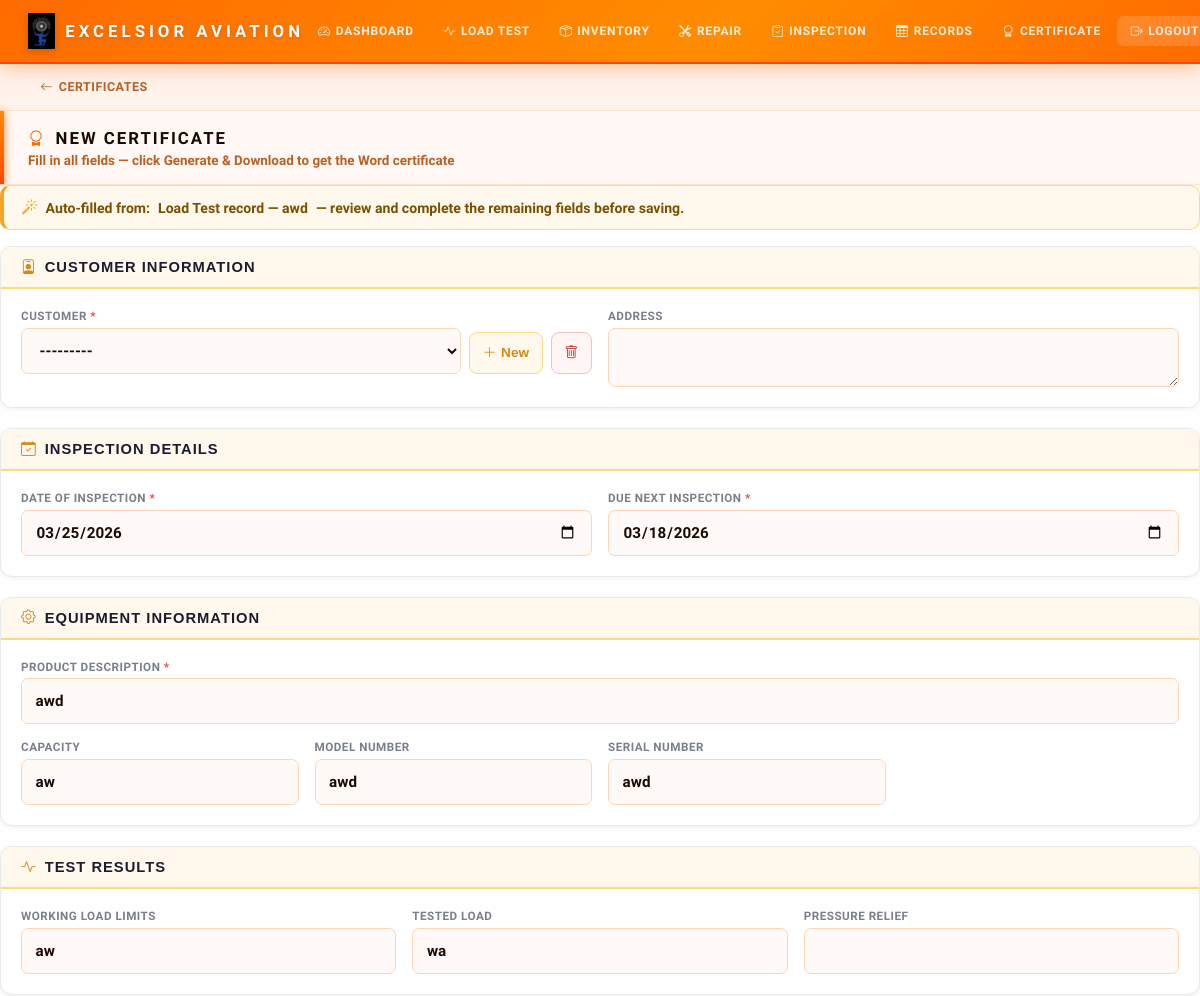
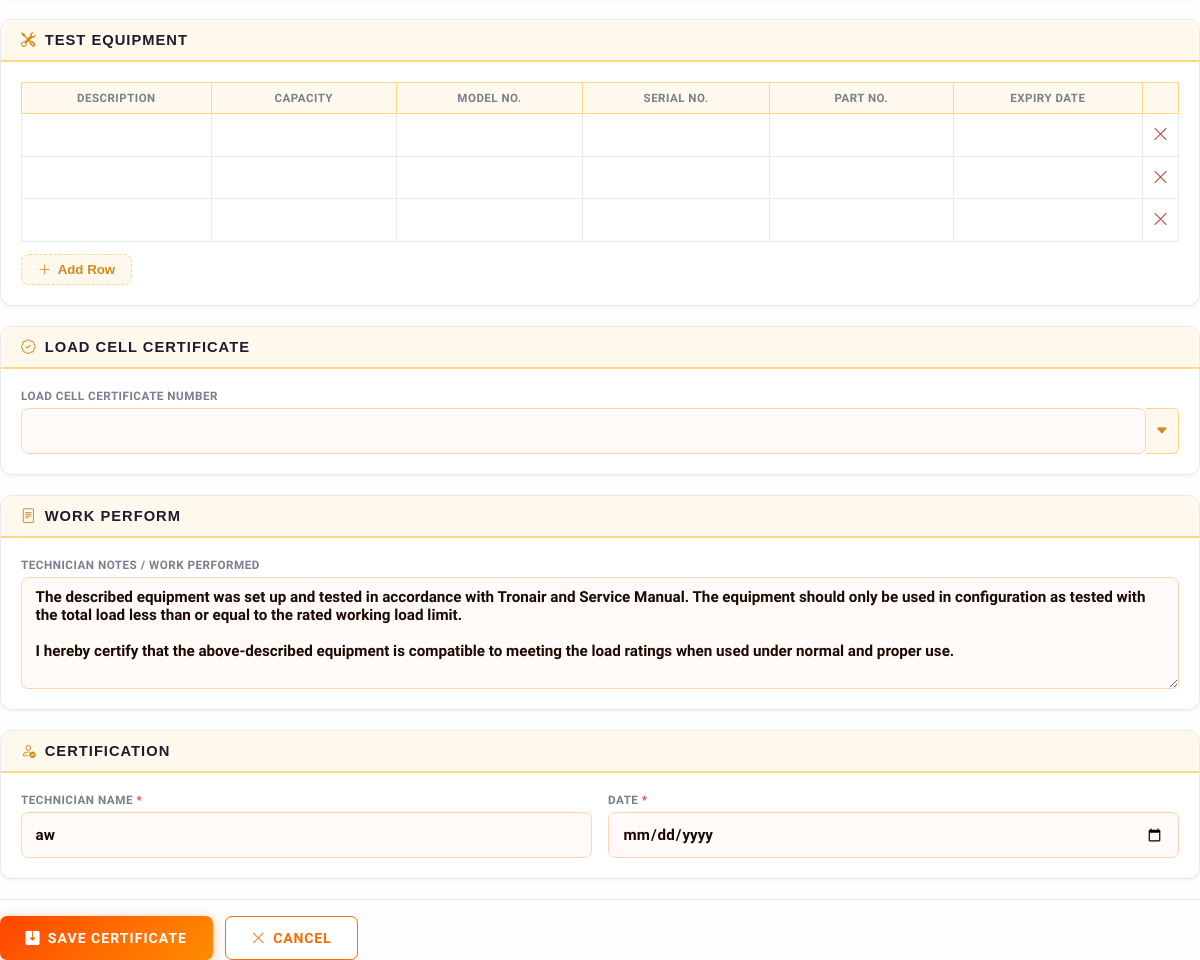
Page /cert-from/loadtest/2/ (signed in) on the committed database (2 pictures, top to bottom).
### core/models.py (models this page shows, shortened)
class LoadTest(models.Model):
    customer_name    = models.CharField(max_length=255, blank=True)
    customer_address = models.CharField(max_length=500, blank=True)
    company          = models.CharField(max_length=255, blank=True)
    description      = models.CharField(max_length=255, blank=True)
    model_number     = models.CharField(max_length=100, blank=True)
    serial_number    = models.CharField(max_length=100, blank=True)
    equipment        = models.CharField(max_length=255, blank=True)
    tested_load      = models.CharField(max_length=100, blank=True)
    safe_load        = models.CharField(max_length=100, blank=True)
    certificate_number = models.CharField(max_length=100, blank=True)
    mechanic         = models.CharField(max_length=150, blank=True)
    date_inspection  = models.DateField(null=True, blank=True)
    date_due         = models.DateField(null=True, blank=True)
    remark           = models.TextField(blank=True)
    created_at       = models.DateTimeField(auto_now_add=True)
    created_by       = models.ForeignKey(settings.AUTH_USER_MODEL, null=True, blank=True, on_delete=models.SET_NULL, related_name='loadtest_records')
    class Meta:
        ordering = ['-created_at']

### core/views.py (the view)
# urls.py: path('cert-from/loadtest/<int:pk>/',  views.cert_from_loadtest,  name='cert_from_loadtest'),
@login_required
def cert_from_loadtest(request, pk):
    record = get_object_or_404(LoadTest, pk=pk)
    customer = None
    if record.customer_name:
        customer, _ = Customer.objects.get_or_create(
            name=record.customer_name,
            defaults={'address': record.customer_address or ''}
        )
    initial = {
        'customer':           customer.pk if customer else None,
        'address':            record.customer_address or '',
        'product_description': record.description or '',
        'capacity':           record.safe_load or '',
        'model_number':       record.model_number or '',
        'serial_number':      record.serial_number or '',
        'tested_load':        record.tested_load or '',
        'working_load_limits': record.safe_load or '',
        'date_of_inspection': record.date_inspection or '',
        'due_next_inspection': record.date_due or '',
        'technician_name':    record.mechanic or '',
    }
    form       = CertificateForm(initial=initial)
    formset    = TestEquipmentFormSet()
    lc_formset = LoadCellCertFormSet()
    return render(request, 'certificate_form.html', {
        'form':       form,
        'formset':    formset,
        'lc_formset': lc_formset,
        'page_title': 'New Certificate',
        'is_edit':    False,
        'lc_all_certs': LoadCellSavedCert.objects.all(),
        'prefilled_from': f'Load Test record — {record.description or record.pk}',
    })

### core/models.py (called while the page is built)
    def __str__(self):
        return self.name

### core/templates/certificate_form.html (shortened to what this page needs)
{% extends 'base.html' %}
{% block content %}
<div class="back-bar">
  <a href="{% url 'certificate_list' %}" class="back-btn"><i class="bi bi-arrow-left"></i> Certificates</a>
</div>
<div class="page-header">
  <h1><i class="bi bi-award"></i> {{ page_title }}</h1>
  <p>Fill in all fields — click Generate & Download to get the Word certificate</p>
</div>
<div class="cf-wrap">
  {% if prefilled_from %}
  <div style="background:#fff8ec;border:1.5px solid #ffd980;border-left:4px solid #f5a623;border-radius:10px;padding:0.75rem 1.1rem;margin-bottom:1rem;display:flex;align-items:center;gap:0.5rem;font-size:0.88rem;font-weight:600;color:#7a4f00;">
    <i class="bi bi-magic" style="color:#f5a623;font-size:1rem;"></i>
    Auto-filled from: <strong>{{ prefilled_from }}</strong> &mdash; review and complete the remaining fields before saving.
  </div>
  {% endif %}
  <form method="post" id="certForm" action="{% if is_edit %}{% url 'certificate_edit' cert.pk %}{% else %}{% url 'certificate_create' %}{% endif %}">
    <div class="cf-section">
      <div class="cf-section-header"><i class="bi bi-person-badge"></i> Customer Information</div>
      <div class="cf-section-body">
        <div class="cf-grid cf-grid-2">
          <div class="cf-fg">
            <label>Customer <span style="color:#e74c3c">*</span></label>
            <div class="customer-row">
              {{ form.customer }}
              <button type="button" class="btn-add-customer" onclick="showCustomerModal()">
                <i class="bi bi-plus-lg"></i> New
              </button>
              <button type="button" class="btn-remove-customer" id="btnRemoveCustomer" onclick="showRemoveModal()" title="Remove selected customer">
                <i class="bi bi-trash"></i>
              </button>
            </div>
          </div>
          <div class="cf-fg">
            <label>Address</label>
            {{ form.address }}
          </div>
        </div>
      </div>
    </div>
    <div class="cf-section">
      <div class="cf-section-header"><i class="bi bi-calendar-check"></i> Inspection Details</div>
      <div class="cf-section-body">
        <div class="cf-grid cf-grid-2">
          <div class="cf-fg">
            <label>Date of Inspection <span style="color:#e74c3c">*</span></label>
            {{ form.date_of_inspection }}
          </div>
          <div class="cf-fg">
            <label>Due Next Inspection <span style="color:#e74c3c">*</span></label>
            {{ form.due_next_inspection }}
          </div>
        </div>
      </div>
    </div>
    <div class="cf-section">
      <div class="cf-section-header"><i class="bi bi-gear"></i> Equipment Information</div>
      <div class="cf-section-body">
        <div class="cf-grid">
          <div class="cf-fg full">
            <label>Product Description <span style="color:#e74c3c">*</span></label>
            {{ form.product_description }}
          </div>
          <div class="cf-fg">
            <label>Capacity</label>
            {{ form.capacity }}
          </div>
          <div class="cf-fg">
            <label>Model Number</label>
            {{ form.model_number }}
          </div>
          <div class="cf-fg">
            <label>Serial Number</label>
            {{ form.serial_number }}
          </div>
        </div>
      </div>
    </div>
    <div class="cf-section">
      <div class="cf-section-header"><i class="bi bi-activity"></i> Test Results</div>
      <div class="cf-section-body">
        <div class="cf-grid cf-grid-3">
          <div class="cf-fg">
            <label>Working Load Limits</label>
            {{ form.working_load_limits }}
          </div>
          <div class="cf-fg">
            <label>Tested Load</label>
            {{ form.tested_load }}
          </div>
          <div class="cf-fg">
            <label>Pressure Relief</label>
            {{ form.pressure_relief }}
          </div>
        </div>
      </div>
    </div>
    <div class="cf-section">
      <div class="cf-section-header"><i class="bi bi-tools"></i> Test Equipment</div>
      <div class="cf-section-body">
        <div class="eq-table-wrap">
          <table class="eq-table" id="eqTable">
            <thead>
              <tr>
                <th>Description</th>
                <th>Capacity</th>
                <th>Model No.</th>
                <th>Serial No.</th>
                <th>Part No.</th>
                <th>Expiry Date</th>
                <th></th>
              </tr>
            </thead>
            <tbody id="eqTableBody">
              {% for eq_form in formset %}
              <tr class="eq-row {% if eq_form.instance.pk is None and forloop.counter > 1 %}{% endif %}" data-index="{{ forloop.counter0 }}">
                <td>{{ eq_form.description }}</td>
                <td>{{ eq_form.capacity }}</td>
                <td>{{ eq_form.model_no }}</td>
                <td>{{ eq_form.serial_no }}</td>
                <td>{{ eq_form.part_no }}</td>
                <td>{{ eq_form.expiry_date }}</td>
                <td class="del-col">
                  {% if eq_form.instance.pk %}
                    {{ eq_form.DELETE }}
                    <button type="button" class="del-row-btn" title="Remove row" onclick="markDelete(this)">
                      <i class="bi bi-trash"></i>
                    </button>
                  {% else %}
                    <button type="button" class="del-row-btn" title="Remove row" onclick="removeRow(this)">
                      <i class="bi bi-x-lg"></i>
                    </button>
                  {% endif %}
                </td>
              </tr>
              {% endfor %}
            </tbody>
          </table>
        </div>
        <button type="button" class="btn-add-row" onclick="addEquipmentRow()">
          <i class="bi bi-plus-lg"></i> Add Row
        </button>
      </div>
    </div>
    <div class="cf-section">
      <div class="cf-section-header"><i class="bi bi-patch-check"></i> Load Cell Certificate</div>
      <div class="cf-section-body">
        <div class="cf-fg">
          <label>Load Cell Certificate Number</label>
          <div class="lc-input-wrap">
            {{ form.load_cell_certificate_number }}
            <button type="button" class="lc-dropdown-btn" onclick="toggleLCList()" title="Choose from saved list">
              <i class="bi bi-caret-down-fill"></i>
            </button>
          </div>
        </div>
      </div>
    </div>
    <div class="cf-section">
      <div class="cf-section-header"><i class="bi bi-file-text"></i> Work Perform</div>
      <div class="cf-section-body">
        <div class="cf-fg">
          <label>Technician Notes / Work Performed</label>
          {{ form.work_perform }}
        </div>
      </div>
    </div>
    <div class="cf-section">
      <div class="cf-section-header"><i class="bi bi-person-check"></i> Certification</div>
      <div class="cf-section-body">
        <div class="cf-grid cf-grid-2">
          <div class="cf-fg">
            <label>Technician Name <span style="color:#e74c3c">*</span></label>
            {{ form.technician_name }}
          </div>
          <div class="cf-fg">
            <label>Date <span style="color:#e74c3c">*</span></label>
            {{ form.technician_date }}
          </div>
        </div>
      </div>
    </div>
    <div class="cf-actions">
      <button type="submit" name="action" value="save" class="btn-orange">
        <i class="bi bi-save2-fill"></i>
        {% if is_edit %}Save Changes{% else %}Save Certificate{% endif %}
      </button>
      <a href="{% url 'certificate_list' %}" class="btn-white">
        <i class="bi bi-x-lg"></i> Cancel
      </a>
    </div>
  </form>
</div>
{% endblock %}

### rows in the picture
LoadTest: model_number "awd", serial_number "awd", tested_load "wa"

### other values in the picture
{{ page_title }} "NEW CERTIFICATE"
{{ prefilled_from }} "Load Test record — awd"
